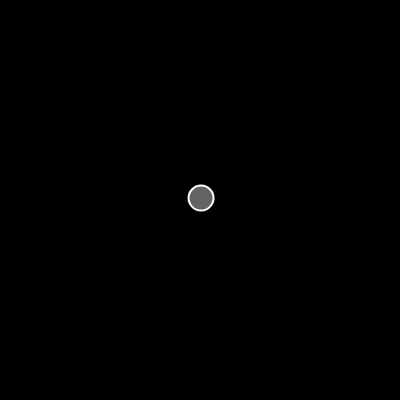
Frame 1 (no input)
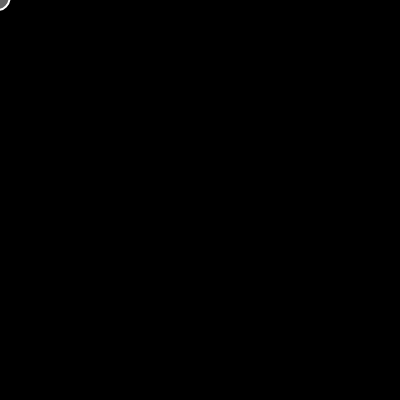
Frame 60 (no input)
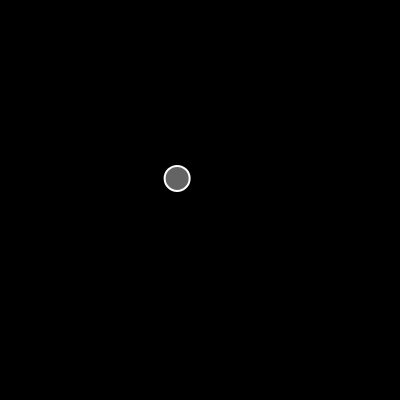
Frame 120 (the mouse pressed at the canvas centre since frame 60)

The p5.js sketch that drew these frames (run headless with seeded random() and noise() and a simulated clock; from frame 60 on, the mouse is pressed at the canvas centre):

// p5.js sketch
// ── sketch.js
let mover;

function setup() {
  createCanvas(400, 400);

  mover = new Mover(width * 0.5, height * 0.5);
}

function draw() {
  background(0);

  mover.update();
  mover.show();
}

// ── mover.js
class Mover {
  constructor(x, y) {
    this.position = createVector(x, y);
    this.velocity = p5.Vector.random2D();

    // Make the velocity random too
    this.velocity.mult(random(3));

    // Newtons second law Force = Mass * Acceleration
    // Here we just work with acceleration, and are not worried by force and mass
    // Where the velocity is changing the position, acceleration are changing the
    // velocity
    // * this.acceleration = p5.Vector.random2D();
    // Decrease the "power" of the acceleration
    // * this.acceleration.setMag(0.01);
  }

  update() {
    // here we are using the mouse position to calculate the acceleration
    let mouse = createVector(mouseX, mouseY);
    this.acceleration = p5.Vector.sub(mouse, this.position);
    this.acceleration.setMag(1);

    this.velocity.add(this.acceleration);
    // Limit works just like normalize(), constrict the "speed"
    this.velocity.limit(5);

    this.position.add(this.velocity);
  }

  show() {
    stroke(255);
    strokeWeight(2);
    fill(255, 100);
    ellipse(this.position.x, this.position.y, 25, 25);
  }
}

/* class Mover {
  constructor(x, y) {
    this.pos = createVector(x, y);
    this.vel = p5.Vector.random2D();
    this.vel.mult(random(3));
  }

  update() {
    let mouse = createVector(mouseX, mouseY);
    this.acc = p5.Vector.sub(mouse, this.pos);
    this.acc.setMag(0.01);

    this.vel.add(this.acc);
    this.vel.limit(5);

    this.pos.add(this.vel);
  }

  show() {
    stroke(255);
    strokeWeight(2);
    fill(255, 100);
    ellipse(this.pos.x, this.pos.y, 32);
  }
}
 */
